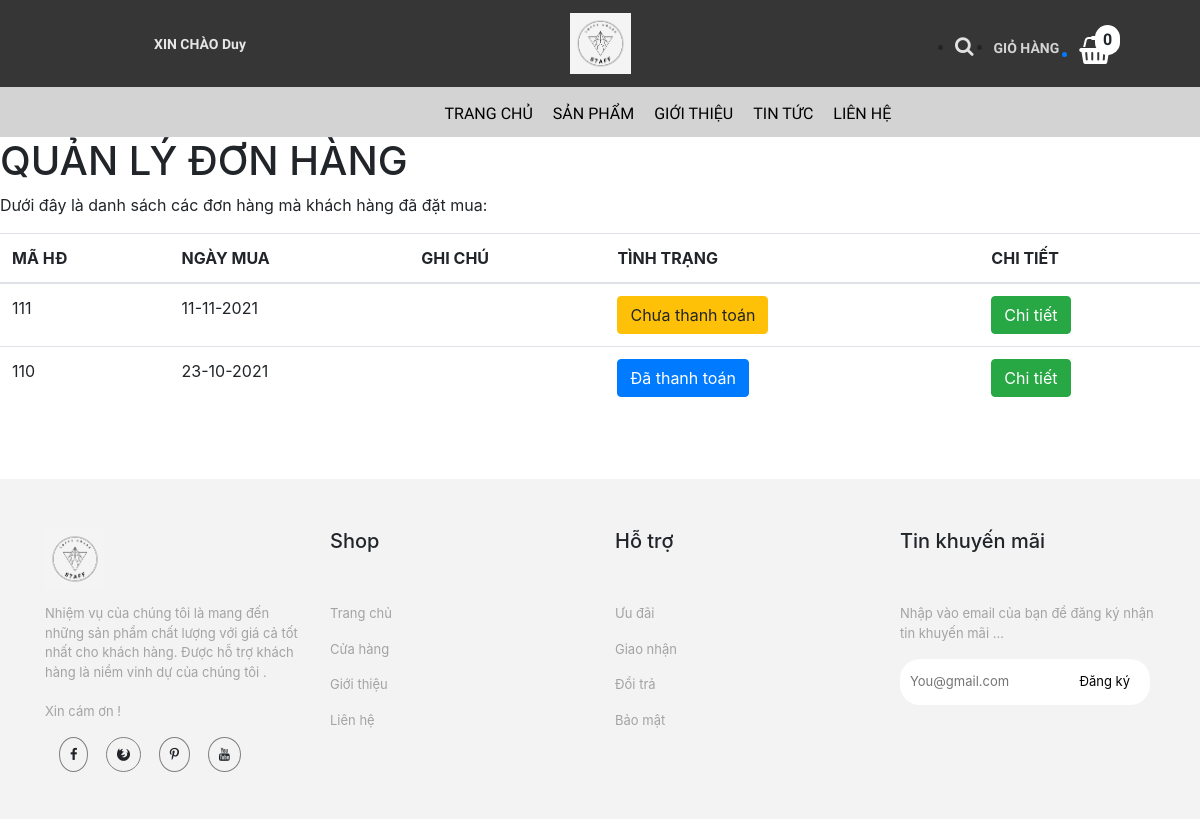
Page /trang-chinh/lichsu.php (signed in) on the committed database.
### tables this page shows
CREATE TABLE `hoa_don` (
  `ma_hd` int(11) NOT NULL,
  `ngay_mua` varchar(20) NOT NULL,
  `ghi_chu` varchar(50) NOT NULL,
  `tinh_trang` varchar(20) NOT NULL DEFAULT '0',
  `ma_kh` varchar(50) NOT NULL
);

### trang-chinh/dao/pdo.php (called while the page is built, shortened)
<?php
    function pdo_get_connection(){
        $pdo = new PDO("mysql:host=localhost;dbname=staffcoffee",'root','');
        $pdo->setAttribute(PDO::ATTR_ERRMODE, PDO::ERRMODE_EXCEPTION);
        return $pdo;
    }
    function pdo_query($sql){
        $sql_args = array_slice(func_get_args(),1);
        try{
            $conn = pdo_get_connection();
            $stmt = $conn ->prepare($sql);
            $stmt -> execute($sql_args);
            $rows = $stmt -> fetchAll();
            return $rows;
        }catch(PDOException $e){
            throw $e;
        }finally{
            unset($conn);
        }
    }
    ?>

### trang-chinh/dao/hoa-don.php (called while the page is built, shortened)
<?php
    require_once ('pdo.php');
    function hoa_don_select_by_makh($ma_kh){
        $sql = "SELECT * FROM hoa_don WHERE ma_kh=? ORDER BY ma_hd DESC";
        return pdo_query($sql,$ma_kh);
    }
?>

### trang-chinh/lichsu.php (the view, shortened to what this page needs)
<!DOCTYPE html>
<html lang="en">
<head>
    <link rel="stylesheet" href="https://maxcdn.bootstrapcdn.com/bootstrap/4.0.0/css/bootstrap.min.css">
    <link rel="stylesheet" href="../../bigshoes/css/lien-he/products.css">
    <link rel="stylesheet" href="../../bigshoes/css/chi-tiet-sp/products.css">
    <link rel="stylesheet" href="../../bigshoes/css/chi-tiet-sp/plugin/css/owl.carousel.min.css">
    <link rel="stylesheet" href="../../bigshoes/css/chi-tiet-sp/plugin/css/owl.theme.default.min.css">
    <link rel="stylesheet" href="https://cdnjs.cloudflare.com/ajax/libs/font-awesome/4.7.0/css/font-awesome.min.css">
</head>
<body>
    <div class="container-fluid">
        <div class="row">
            <div class="col-md-4" style="background-color: rgb(54, 54, 54);text-align: center">
                <div class="login">
                  <?php
                    if(!isset($_SESSION['user'])){
                  ?>
                  <a href="../../bigshoes/tai-khoan/dang-nhap.php"><p><strong>ĐĂNG NHẬP / ĐĂNG KÍ</strong></p></a>
                    <?php }else{ ?>
                  <a href="../../bigshoes/tai-khoan/thong-tin-tk.php"><p><strong>XIN CHÀO <?=$_SESSION['user']['ho_ten']?></strong></p></a>
                  <?php } ?>
                </div>
            </div>
            <div class="col-md-4" style="background-color: rgb(54, 54, 54);text-align: center">
                <div class="logo">
                <a href="index.php"><img src="../css/trang-chu/img/logo11.png" alt="anh"></a>
                </div>
            </div>
            <div class="col-md-4" style="background-color: rgb(54, 54, 54);text-align: center">
                <div class="giohang" style = "position: reletive;">
                    <?php
                            $sll = 0;
                        ?>
                    <span style = "position: absolute;padding:3px 8px;background-color:#fff;border-radius:50px;left:295px;top:25px;" ><?=$sll?></span>
                <ul>
                        <li><i class="fa fa-search" style="font-size:20px;color:rgb(226, 226, 226)"></i></li>
                        <li><p style="color: rgb(212, 212, 212);font-size: 14px;">GIỎ HÀNG</p></li>
                       <a href="danh-sach-gio-hang.php"><li><i class="fa fa-shopping-basket" style="font-size:28px;color:rgb(255, 255, 255)"></i></li></a>
                    </ul>
                </div>
            </div>
        </div>
    </div>
    <div class="container-fluid">
        <div class="row">
            <div class="col-md-12" style="background-color: rgb(211, 211, 211);">
                <div class="nav">
                    <ul>
                        <li><a href="index.php">TRANG CHỦ</a></li>
                        <li><a href="danh-sach-sp.php">SẢN PHẨM</a></li>
                            <li><a href="gioi-thieu.php">GIỚI THIỆU</a></li>
                            <li><a href="tin-tuc.php">TIN TỨC</a></li>
                            <li><a href="lien-he.php">LIÊN HỆ</a></li>
                    </ul>
                </div>
            </div>
        </div>
    </div>
        <div id="page-wrapper">
		  <div class="header">
                        <div class="page-header">
                            <h1>QUẢN LÝ ĐƠN HÀNG</h1>
                            <p>Dưới đây là danh sách các đơn hàng mà khách hàng đã đặt mua: </p>
                            <?php
                                require_once ('../trang-chinh/dao/hoa-don.php');
                                $ma_kh= $_SESSION['user']['ma_kh'];
                                $items = hoa_don_select_by_makh($ma_kh);
                            ?>
                            <table class="table table-hover">
                                <thead>
                                  <tr>
                                    <th>MÃ HĐ</th>
                                    <th>NGÀY MUA</th>
                                    <th>GHI CHÚ</th>
                                    <th>TÌNH TRẠNG</th>
                                    <th>CHI TIẾT</th>
                                  </tr>
                                </thead>
                                <tbody>
                                <?php foreach($items as $item){
                                     extract($item);
                                    ?>
                                  <tr>
                                    <td><?=$ma_hd?></td>
                                    <td><?=$ngay_mua?></td>
                                    <td><?=$ghi_chu?></td>
                                    <td>
                                        <a href="chinhsuadon.php?ma_hd=<?=$ma_hd?>">
                                        <?php
                                            if($tinh_trang == 0){
                                                echo '<button class="btn btn-warning name="thanh_toan">';
                                                echo "Chưa thanh toán";
                                            }
                                            else if($tinh_trang == 1){
                                                echo '<button class="btn btn-primary name="thanh_toan">';
                                                echo "Đã thanh toán ";
                                            }
                                            else   {
                                                echo '<button class="btn btn-danger name ="thanh_toan">';
                                                echo "Hủy";
                                            }
                                        ?>
                                        </button></a>
                                    </td>
                                    <td><a href="lichsu-chitiet.php?ma_hd=<?=$ma_hd?>&ma_kh=<?=$ma_kh?>"><button class="btn btn-success">Chi tiết</button></a></td>
                                  </tr>
                                <?php } ?>
                                </tbody>
                              </table>
                        </div>
		</div>
            </div>
    <div class="container-fluid now2" style="margin-top: 70px;">
        <div class="row">
            <div class="container" style="margin-top: 50px;">
                <div class="row">
                    <div class="col-md-3">
                        <div class="fo">
                        <img src="../css/trang-chu/img/logo11.png" alt="" style ="width:60px;">
                        </div>
                    </div>
                    <div class="col-md-3">
                        <div class="fo">
                            <h5>Shop</h5>
                        </div>
                    </div>
                    <div class="col-md-3">
                        <h5>Hỗ trợ</h5>
                    </div>
                    <div class="col-md-3">
                        <h5>Tin khuyến mãi</h5>
                    </div>
                </div>
                <div class="row" style="margin-top: 0px;">
                    <div class="col-md-3">
                        <div class="fo">
                            <ul>
                                <li>
                                    <p>
                                    Nhiệm vụ của chúng tôi là mang đến những sản phẩm chất lượng với giá cả tốt nhất cho khách hàng. Được hỗ trợ khách hàng là niềm vinh dự của chúng tôi . <br><br>
                                    Xin cám ơn !
                                </p>
                                </li>
                                <li><i class="fa fa-facebook "></i>
                                    <i class="fa fa-firefox"></i>
                                    <i class="fa fa-pinterest-p"></i>
                                    <i class="fa fa-youtube"></i>
                                </li>
                            </ul>
                        </div>
                    </div>
                    <div class="col-md-3">
                        <div class="fo">
                            <ul>
                                <li>
                                    <p>Trang chủ</p>
                                </li>
                                <li>
                                    <p>Cửa hàng</p>
                                </li>
                                <li>
                                    <p>Giới thiệu</p>
                                </li>
                                <li>
                                    <p>Liên hệ</p>
                                </li>
                            </ul>
                        </div>
                    </div>
                    <div class="col-md-3">
                        <div class="fo">
                            <ul>
                                <li>
                                    <p>Ưu đãi</p>
                                </li>
                                <li>
                                    <p>Giao nhận</p>
                                </li>
                                <li>
                                    <p>Đổi trả</p>
                                </li>
                                <li>
                                    <p>Bảo mật</p>
                                </li>
                            </ul>
                        </div>
                    </div>
                    <div class="col-md-3">
                        <div class="fo">
                            <ul>
                                <li>
                                    <p>Nhập vào email của bạn để đăng ký nhận tin khuyến mãi ...</p>
                                </li>
                                <li>
                                    <input type="text" placeholder="You@gmail.com">
                                    <a href="#">Đăng ký</a>
                                </li>
                            </ul>
                        </div>
                    </div>
                </div>
            </div>
        </div>
</body>
</html>

### css/lien-he/products.css (style rules this page uses)
* { margin: 0px; padding: 0px; box-sizing: border-box; }
.login p { margin-top: 34px; color: rgb(230, 230, 230); font-size: 14px; font-family: 'Roboto Condensed', sans-serif; }
.logo { padding: 13px; }
.logo img { width: 61px; }
.nav { position: relative; width: 100%; height: 50px; background-color: rgb(211, 211, 211); font-family: 'Roboto Condensed', sans-serif; }
.nav ul { position: absolute; top: 0; left: 31.5%; }
.nav ul li { float: left; list-style: none; margin-left: 20px; font-family: 'Roboto Condensed', sans-serif; font-size: 16px; margin-top: 15px; }
.giohang { font-weight: 600; margin-left: 120px; font-family: 'Roboto Condensed', sans-serif; }
.giohang ul li { float: left; margin-left: 20px; margin-top: 20px; }
.fo ul li { margin-top: 15px; list-style: none; font-size: 13px; }
.fo img { width: 100px; }
.fo ul li i { margin-left: 14px; border: solid 1px gray; padding: 10px; border-radius: 100%; }
.fo ul li p { color: rgb(163, 163, 163); }
.fo ul li input { padding: 13px 10px; width: 250px; border: none; border-radius: 20px; }
.fo ul li a { position: absolute; top: 83px; right: 40px; color: black; }
.now2 { width: 100%; height: 340px; background-color: rgb(243, 243, 243); position: relative; }

### css/chi-tiet-sp/products.css (style rules this page uses)
* { margin: 0px; padding: 0px; box-sizing: border-box; }
.login p { margin-top: 34px; color: rgb(230, 230, 230); font-size: 14px; font-family: "Roboto Condensed", sans-serif; }
.logo { padding: 13px; }
.logo img { width: 61px; }
.nav { position: relative; width: 100%; height: 50px; background-color: rgb(211, 211, 211); font-family: "Roboto Condensed", sans-serif; }
.nav ul { position: absolute; top: 0; left: 35%; }
.nav ul li { float: left; list-style: none; margin-left: 20px; font-family: "Roboto Condensed", sans-serif; font-size: 16px; margin-top: 15px; }
.nav ul li a { text-decoration: none; color: black; }
.giohang { font-weight: 600; margin-left: 120px; font-family: "Roboto Condensed", sans-serif; }
.giohang ul li { float: left; margin-left: 20px; margin-top: 20px; }
.fo ul li { margin-top: 15px; list-style: none; font-size: 13px; }
.fo img { width: 100px; }
.fo ul li i { margin-left: 14px; border: solid 1px gray; padding: 10px; border-radius: 100%; }
.fo ul li p { color: rgb(163, 163, 163); }
.fo ul li input { padding: 13px 10px; width: 250px; border: none; border-radius: 20px; }
.fo ul li a { position: absolute; top: 83px; right: 40px; color: black; }
.now2 { width: 100%; height: 340px; background-color: rgb(243, 243, 243); position: relative; }

### rows in the picture
hoa_don: ma_hd "111", ngay_mua "11-11-2021", tinh_trang "Chưa thanh toán"
hoa_don: ma_hd "110", ngay_mua "23-10-2021", tinh_trang "Đã thanh toán"

### other values in the picture
$_SESSION['user']['ho_ten'] "Duy"
$sll "0"
